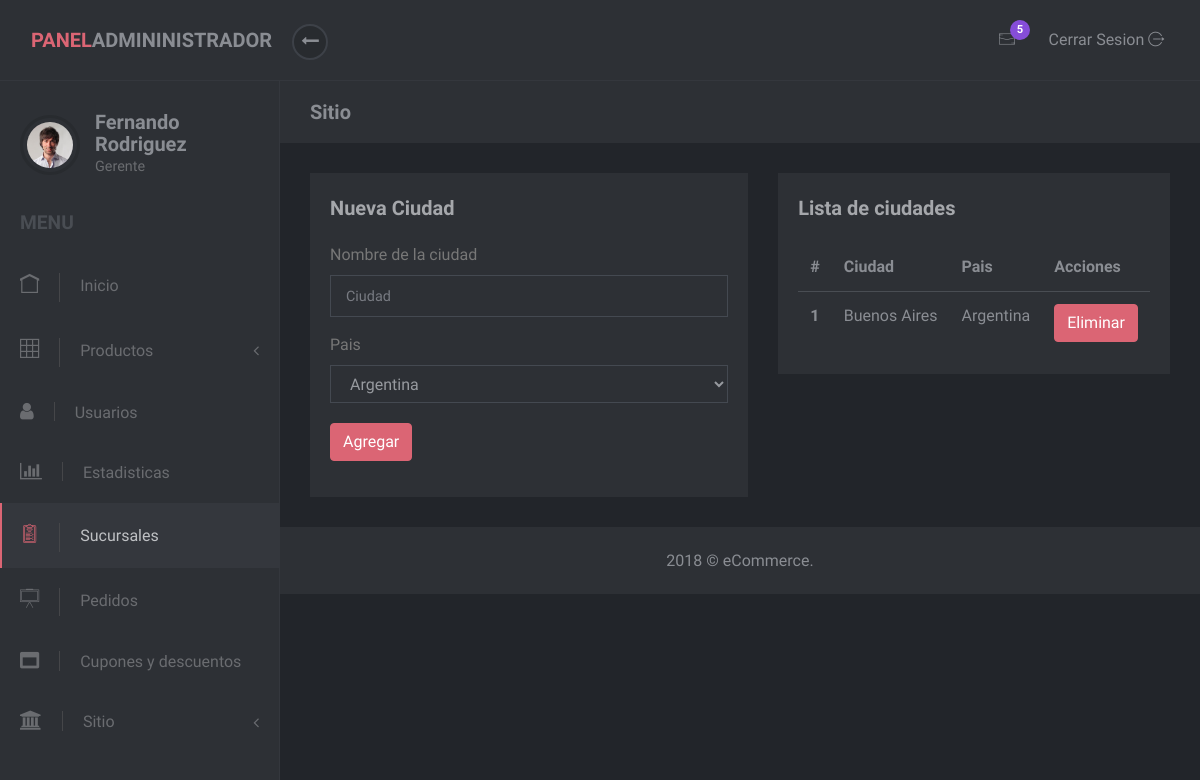
/admin/cities.php, run on an earlier commit of the app's database.
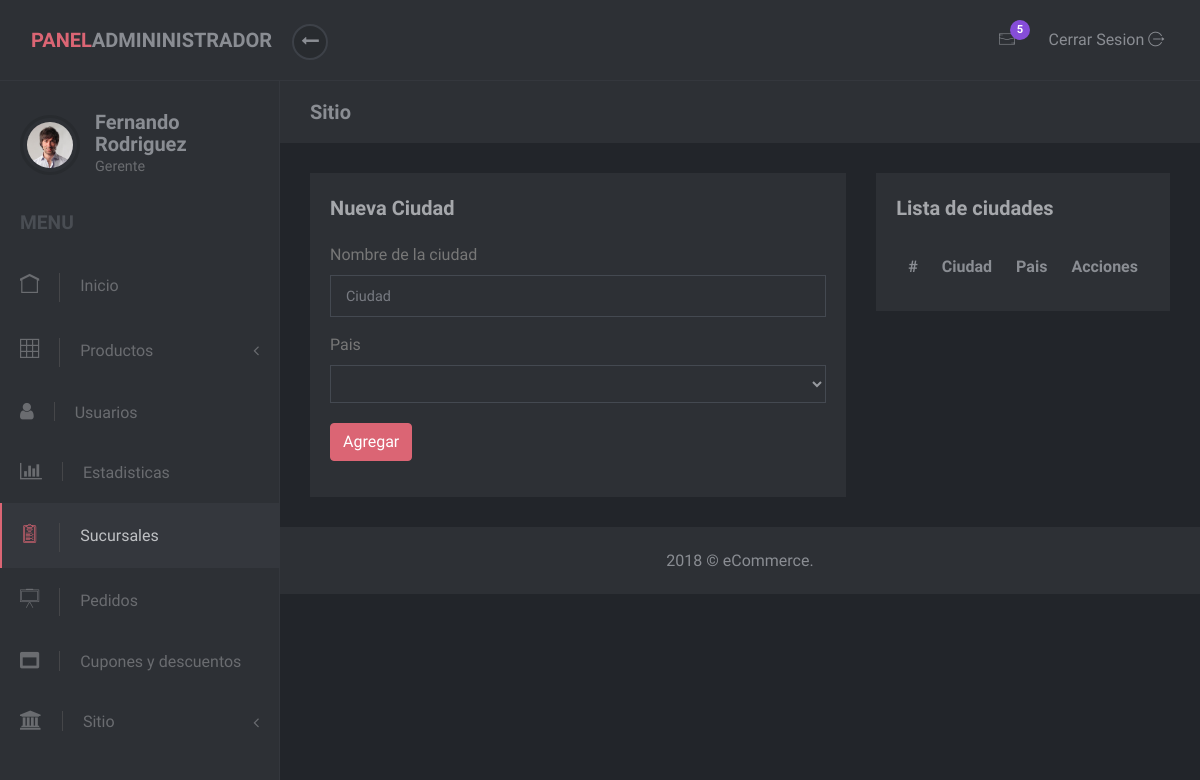
And on a later commit of the database.
### tables this page shows
CREATE TABLE IF NOT EXISTS `city` (
  `idCity` int(11) NOT NULL,
  `idCountry` int(11) NOT NULL,
  `name` varchar(255) NOT NULL
);

CREATE TABLE IF NOT EXISTS `country` (
  `idCountry` int(11) NOT NULL,
  `name` varchar(255) NOT NULL
);

### php/country.php (called while the page is built, shortened)
<?php
class Country
{
    function findCountryById($id)
    {
        $db = Database::getInstance();
        $mysqli = $db->getConnection();
        $sqlProcedure = "SELECT * FROM country WHERE idCountry='$id' LIMIT 1";
        if($result = $mysqli->query($sqlProcedure))
        {
            if(mysqli_num_rows($result) > 0)
            {
                $row = $result->fetch_array(MYSQLI_ASSOC);
                $this->name = $row["name"];
            }else{
                new LogFiles(__FUNCTION__,"No se encontro el id del pais.");
            }
        }else{
            new LogFiles(__FUNCTION__,"No puede devolver el pais.");
            header(ERROR_404);
        }
    }
    function getListOfCountries()
    {
        $db = Database::getInstance();
        $mysqli = $db->getConnection();
        $sqlProcedure = "SELECT * FROM country";
        if($result = $mysqli->query($sqlProcedure))
        {
                $listaCountries = array();
                while ($row = $result->fetch_assoc())
                {
                    $listaCountries[] = $row;
                }
                return $listaCountries;
        }else{
            new LogFiles(__FUNCTION__,"No puede devolver todos los paises.");
            header(ERROR_404);
        }
        return null;
    }
}
?>

### admin/requestsAdmin.php (called while the page is built, shortened)
<?php
include_once(dirname(__FILE__) . "/.." . "/php/country.php");
include_once(dirname(__FILE__) . "/.." . "/php/city.php");
function countryListar()
{
    $pais = new Country();
    return $pais->getListOfCountries();
}
function cityListar()
{
    $city = new City();
    return $city->getListOfCities();
}
?>

### php/city.php (called while the page is built, shortened)
<?php
class City
{
    function getListOfCities()
    {
        $db = Database::getInstance();
        $mysqli = $db->getConnection();
        $sqlProcedure = "SELECT * FROM city";
        if($result = $mysqli->query($sqlProcedure))
        {
                $listaCities = array();
                while ($row = $result->fetch_assoc())
                {
                    $listaCities[] = $row;
                }
                return $listaCities;
        }else{
            new LogFiles(__FUNCTION__,"No puede devolver todos las ciudades");
            header(ERROR_404);
        }
        return null;
    }
}
?>

### admin/cities.php (the view, shortened to what the changed rows need)
<?php
   include(dirname(__FILE__) . "/requestsAdmin.php");
?>
<!DOCTYPE html>
<html>
   <head>
      <link rel="stylesheet" href="vendor/bootstrap/css/bootstrap.min.css">
      <link rel="stylesheet" href="vendor/font-awesome/css/font-awesome.min.css">
      <link rel="stylesheet" href="css/font.css">
      <link rel="stylesheet" href="css/style.pink.css" id="theme-stylesheet">
      <link rel="stylesheet" href="css/custom.css">
   </head>
   <body>
      <div class="d-flex align-items-stretch">
         <nav id="sidebar">
            <div class="sidebar-header d-flex align-items-center">
               <div class="title">
                  <h1 class="h5">Fernando Rodriguez</h1>
               </div>
            </div>
         </nav>
         <div class="page-content">
            <div class="page-header">
               <div class="container-fluid">
                  <h2 class="h5 no-margin-bottom">Sitio</h2>
               </div>
            </div>
            <section class="no-padding-top no-padding-bottom">
               <div class="container-fluid">
                  <div class="row">
                     <div class="col">
                        <div class="block">
                           <div class="block-body">
                              <div class="form-group">
                              <label class="form-control-label">Pais</label>
                                 <select class="form-control" id="codigoCountry">
                                <?php
                                    $paises = countryListar();
                                    foreach ($paises as $pais)
                                    {
                                ?>
                                 <option value="<?php echo $pais["idCountry"];?>"><?php echo $pais["name"]; ?></option>
                                    <?php } ?>
                                 </select>
                              </div>
                           </div>
                        </div>
                     </div>
                     <div id="table-cities">
                        <div class="col">
                           <div class="block margin-bottom-sm">
                              <table class="table">
                                 <thead>
                                    <tr>
                                       <th>#</th>
                                       <th>Ciudad</th>
                                       <th>Pais</th>
                                       <th>Acciones</th>
                                 </thead>
                                 <tbody>
                                    <?php
                                       $ciudades = cityListar();
                                       $count = 1;
                                       foreach ($ciudades as $ciudad)
                                       {
                                    ?>
                                    <tr>
                                       <th scope="row"><?php echo $count; ?></th>
                                       <td>
                                       <div contentEditable='true' class='edit-city' id='name_<?php echo $ciudad["idCity"]; ?>'><?php echo $ciudad["name"]; ?></div>
                                       </td>
                                       <td>
                                          <?php
                                          $pais = new Country();
                                          $pais->findCountryById($ciudad["idCountry"]);
                                          echo $pais->name;
                                          ?>
                                       </td>
                                       <td><input type="submit" value="Eliminar" onclick="eliminarCity(<?php echo $ciudad["idCity"]; ?>)" class="btn btn-primary"></td>
                                    </tr>
                                    <?php
                                       $count++;
                                       }
                                    ?>
                                 </tbody>
                              </table>
                           </div>
                        </div>
                     </div>
                  </div>
               </div>
            </section>
         </div>
      </div>
   </body>
</html>

What changed in the data, as far as the page shows it:
removed city: name "Buenos Aires", idCountry.name "Argentina"
Also different on the page:
form field value: "Argentina" → (not shown)
